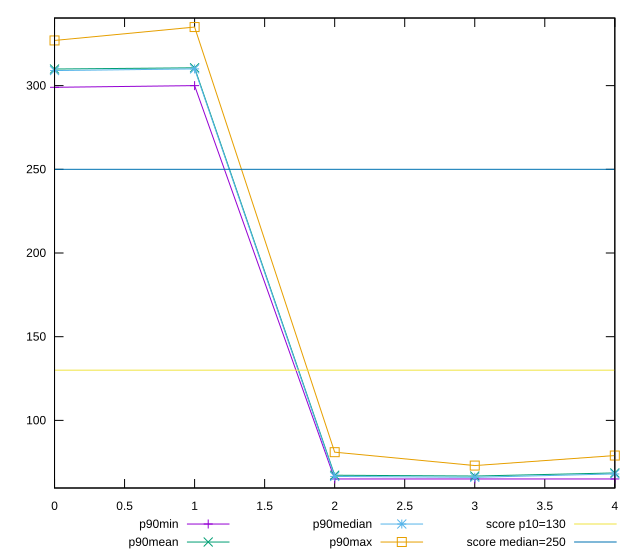

Recreate this plot in gnuplot.
reset

$p90Min <<EOF
0 299.0000000000009
1 300
2 65
3 65
4 65
EOF

$p90Mean <<EOF
0 309.9148936170212
1 310.65957446808505
2 67.23404255319149
3 66.74468085106383
4 68.6063829787234
EOF

$p90Median <<EOF
0 308.9999999999991
1 310
2 66.5
3 66
4 68
EOF

$p90Max <<EOF
0 327
1 334.9999999999991
2 81
3 73
4 79
EOF

set key outside below
set xrange [0:4]
set yrange [59.600000000000016:340.39999999999907]
set trange [59.600000000000016:340.39999999999907]
set terminal svg size 640, 560 enhanced background rgb 'white'
set output "report_00018_2021-02-10T15-25-16.877Z/max-potential-fid/progression/value.svg"

plot $p90Min title "p90min" with linespoints, \
     $p90Mean title "p90mean" with linespoints, \
     $p90Median title "p90median" with linespoints, \
     $p90Max title "p90max" with linespoints, \
     130 title "score p10=130", \
     250 title "score median=250"

reset
